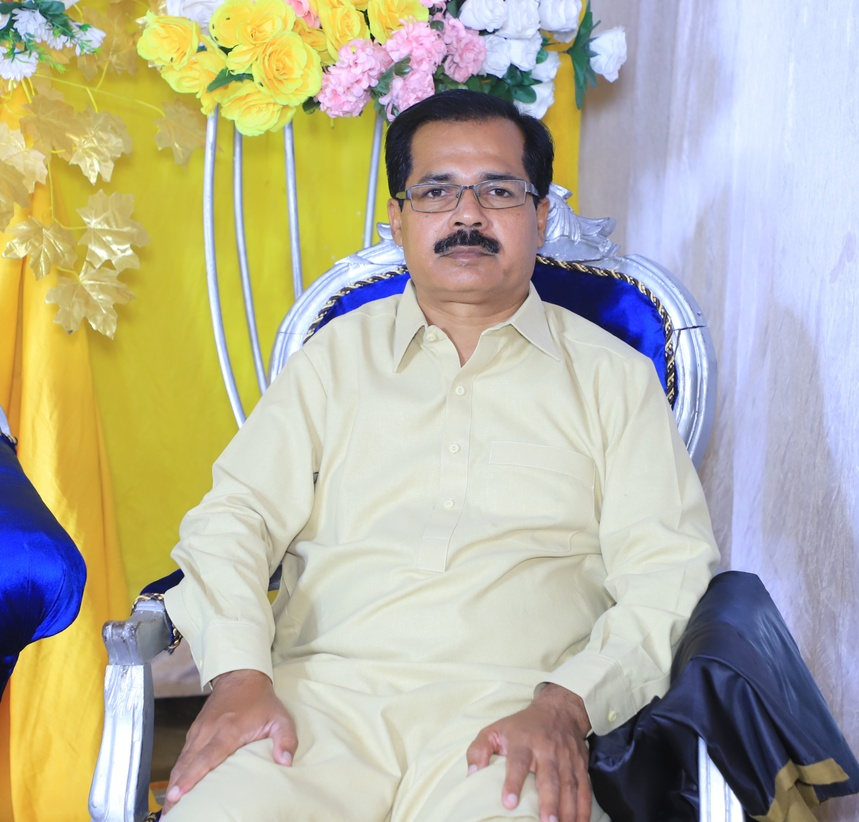
#> input picture uploads/43c25c54-40ef-4dea-b9ad-2aa693b8bf2e_IMG_1591.JPG, 859 x 822 px, shrunk from 4035 x 3862 before the run
$ python -i enhancer.py   (imports and definitions only)
#> lines starting #> are read from the running program, lines starting #| are printed output that depends on the picture; after the words box and inside, x2 and y2 are one past the last pixel; in counts of white or black regions, pixels touching at a corner belong together
import cv2
import numpy as np
from PIL import Image, ImageEnhance
import os

def load_image(image_path: str):
    return cv2.imread(image_path)

def save_image(image, output_path: str):
    cv2.imwrite(output_path, image)

def denoise(image):
    return cv2.fastNlMeansDenoisingColored(image, None, 10, 10, 7, 21)

def increase_brightness(image, value=30):
    hsv = cv2.cvtColor(image, cv2.COLOR_BGR2HSV)
    h, s, v = cv2.split(hsv)

    lim = 255 - value
    v[v > lim] = 255
    v[v <= lim] += value

    final_hsv = cv2.merge((h, s, v))
    image = cv2.cvtColor(final_hsv, cv2.COLOR_HSV2BGR)
    return image

def increase_contrast(image, alpha=1.5, beta=0):
    return cv2.convertScaleAbs(image, alpha=alpha, beta=beta)

def sharpen(image):
    kernel = np.array([[0, -1, 0],
                       [-1, 5,-1],
                       [0, -1, 0]])
    return cv2.filter2D(image, -1, kernel)

def to_grayscale(image):
    return cv2.cvtColor(image, cv2.COLOR_BGR2GRAY)

def blur(image):
    return cv2.GaussianBlur(image, (5, 5), 0)

# [16 lines left out: function resize_image, not called in this run]

def enhance_auto(image):
    image = denoise(image)
    image = increase_contrast(image, 1.2, 10)
    image = increase_brightness(image, 10)
    image = sharpen(image)
    return image


# [28 lines left out: function apply_filter, not called in this run]

>>> import cv2
>>> picture = cv2.imread('../uploads/43c25c54-40ef-4dea-b9ad-2aa693b8bf2e_IMG_1591.JPG')
#> picture is the input picture: shape (822, 859, 3); mean B, G, R 159.1, 179.6, 183.3
>>> result = enhance_auto(picture)
#> in increase_contrast, `return cv2.convertScaleAbs(image, alpha=alpha, beta=beta)`:
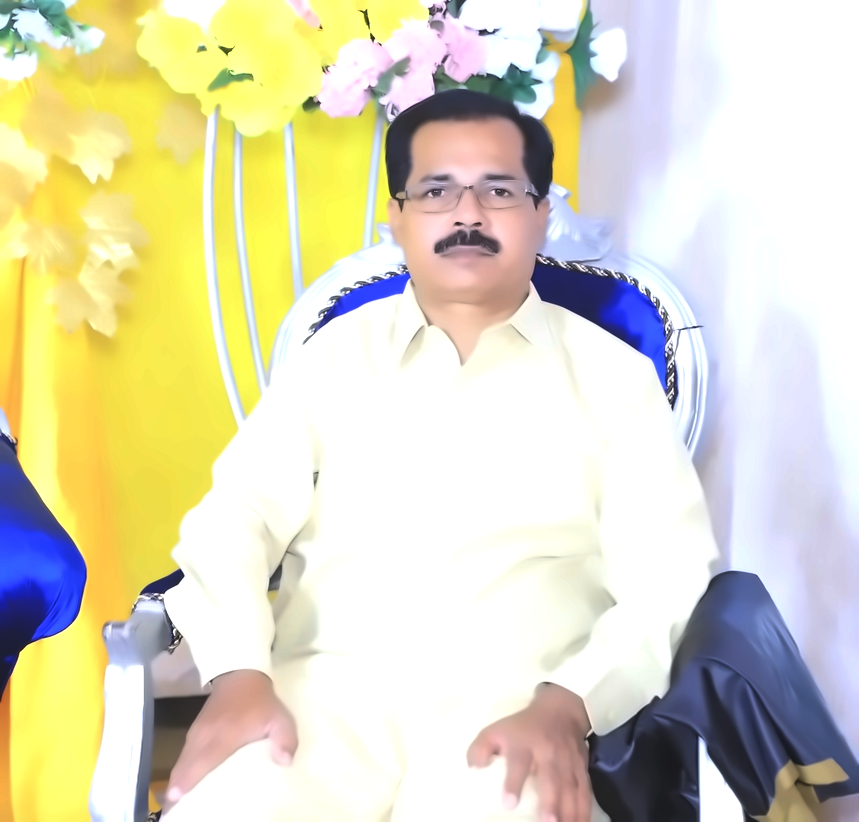
#> returned value: shape (822, 859, 3); mean of channels 0, 1, 2 189.4, 216.3, 221; drawn as B, G, R
#> in increase_brightness, `hsv = cv2.cvtColor(image, cv2.COLOR_BGR2HSV)`: hsv: shape (822, 859, 3); mean H, S, V 45, 60.5, 231.7
#> in increase_brightness, `h, s, v = cv2.split(hsv)`:
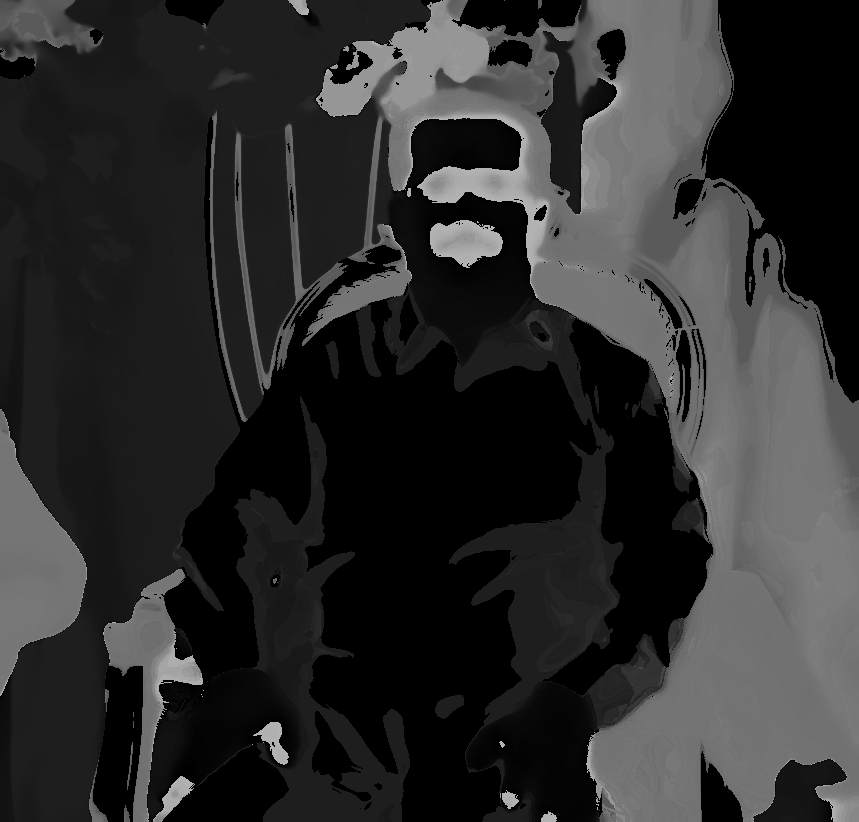
#> h: shape (822, 859); min 0, max 179, mean 45
#> in increase_brightness, `h, s, v = cv2.split(hsv)`:
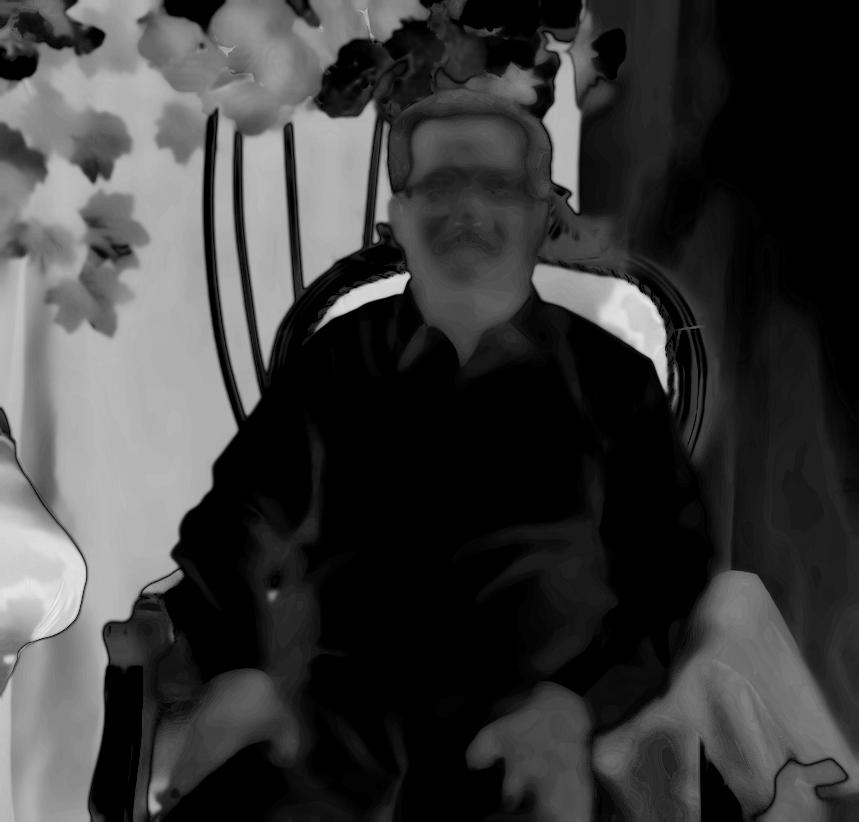
#> s: shape (822, 859); min 0, max 240, mean 60.5
#> in increase_brightness, `h, s, v = cv2.split(hsv)`:
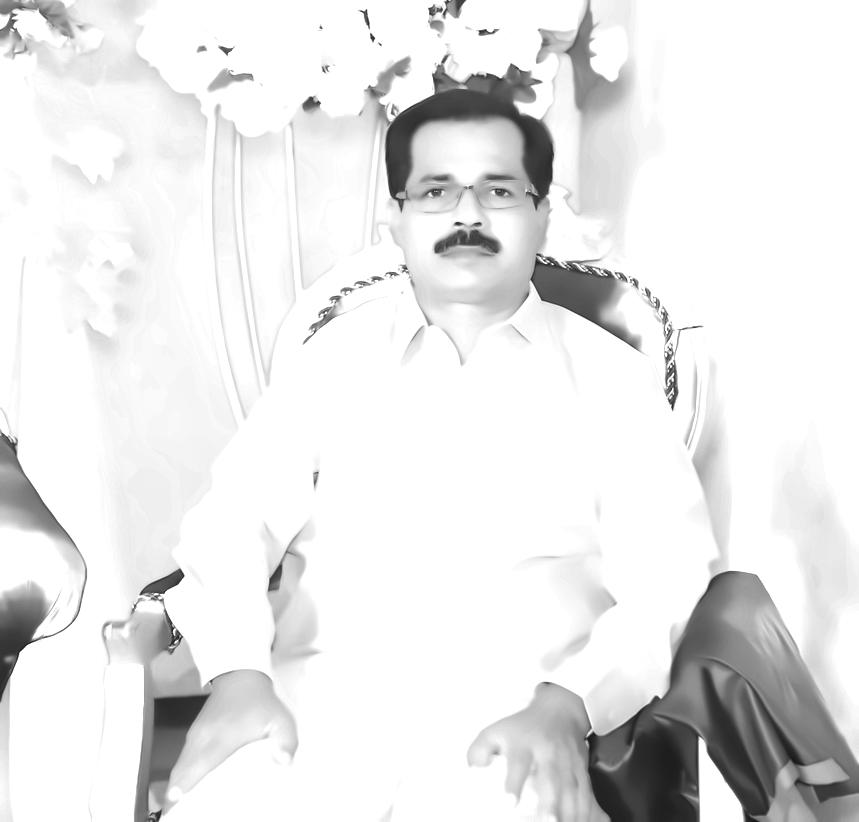
#> v: shape (822, 859); min 23, max 255, mean 231.7
#> in increase_brightness, `v[v > lim] = 255`: v: shape (822, 859); 10.05% of pixels changed, all inside (x1, y1, x2, y2) = (0, 0, 859, 822)
#> in increase_brightness, `final_hsv = cv2.merge((h, s, v))`: final_hsv: shape (822, 859, 3); mean H, S, V 45, 60.5, 235.3
